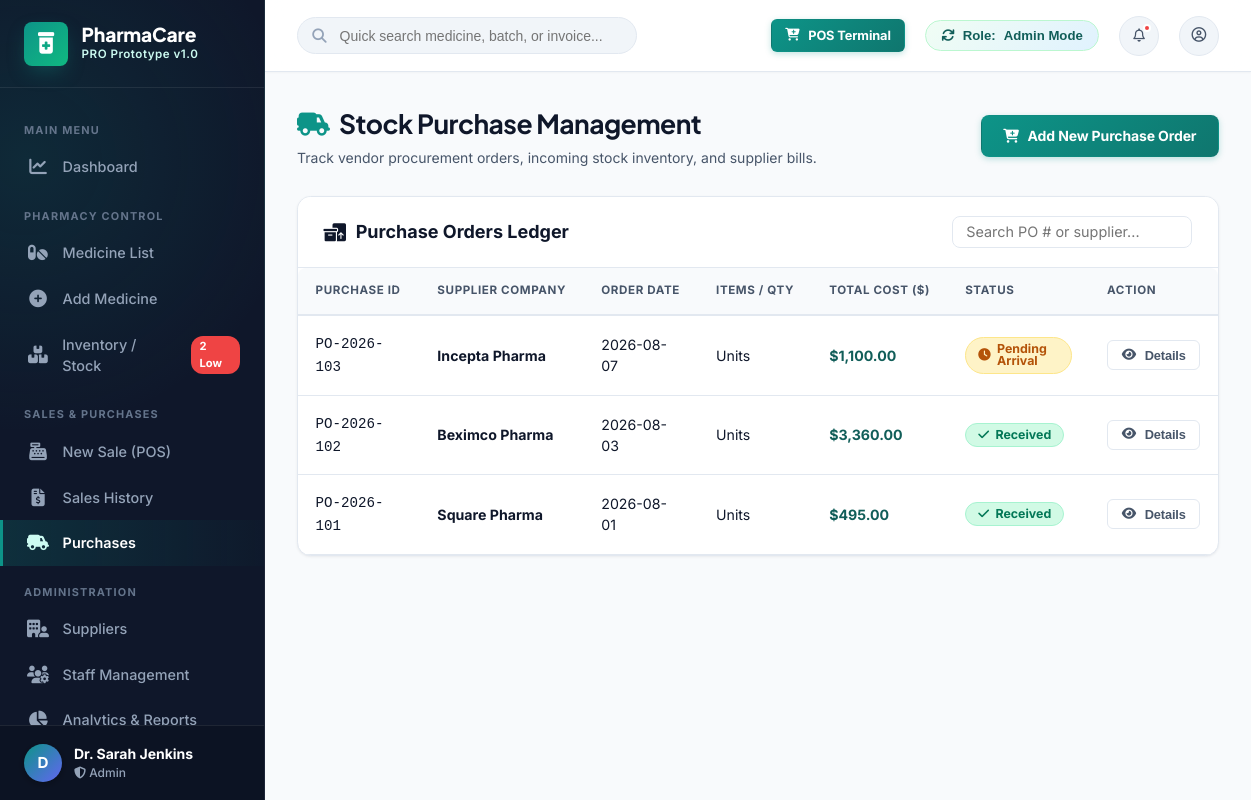
Page /purchases/purchase_list.php on the committed database.
### tables this page shows
CREATE TABLE `purchases` (
  `id` INT AUTO_INCREMENT PRIMARY KEY,
  `purchase_no` VARCHAR(50) NOT NULL UNIQUE,
  `supplier_id` INT NOT NULL,
  `purchase_date` DATE NOT NULL,
  `total_amount` DECIMAL(10,2) NOT NULL,
  `status` ENUM('Received', 'Pending', 'Cancelled') DEFAULT 'Received',
  FOREIGN KEY (`supplier_id`) REFERENCES `suppliers`(`id`)
);

CREATE TABLE `suppliers` (
  `id` INT AUTO_INCREMENT PRIMARY KEY,
  `supplier_name` VARCHAR(100) NOT NULL,
  `company_name` VARCHAR(100) NOT NULL,
  `phone` VARCHAR(20) NOT NULL,
  `email` VARCHAR(100) NOT NULL,
  `address` TEXT,
  `status` ENUM('Active', 'Inactive') DEFAULT 'Active'
);

### includes/db_helper.php (called while the page is built, shortened)
<?php
function get_all_purchases() {
    $pdo = getDBConnection();
    if ($pdo) {
        try {
            $stmt = $pdo->query("
                SELECT p.*, s.company_name as supplier_name
                FROM purchases p
                LEFT JOIN suppliers s ON p.supplier_id = s.id
                ORDER BY p.id DESC
            ");
            $rows = $stmt->fetchAll();
            if (!empty($rows)) return $rows;
        } catch (Exception $e) {}
    }
    return [
        ['id' => 1, 'purchase_no' => 'PO-2026-101', 'supplier_name' => 'Square Pharma', 'purchase_date' => '2026-08-01', 'total_items' => 450, 'total_amount' => 495.00, 'status' => 'Received'],
        ['id' => 2, 'purchase_no' => 'PO-2026-102', 'supplier_name' => 'Beximco Pharma', 'purchase_date' => '2026-08-03', 'total_items' => 120, 'total_amount' => 3360.00, 'status' => 'Received'],
        ['id' => 3, 'purchase_no' => 'PO-2026-103', 'supplier_name' => 'Incepta Pharma', 'purchase_date' => '2026-08-07', 'total_items' => 10, 'total_amount' => 1100.00, 'status' => 'Pending']
    ];
}
?>

### purchases/purchase_list.php (the view, shortened to what this page needs)
<?php
require_once __DIR__ . '/../includes/header.php';
require_once __DIR__ . '/../includes/sidebar.php';
$purchases = get_all_purchases();
?>
<div class="main-wrapper">
    <?php require_once __DIR__ . '/../includes/navbar.php'; ?>
    <div class="content-body">
        <div class="page-header">
            <div class="page-title">
                <h1><i class="fa-solid fa-truck-field" style="color:var(--primary);"></i> Stock Purchase Management</h1>
                <p>Track vendor procurement orders, incoming stock inventory, and supplier bills.</p>
            </div>
            <div class="page-actions">
                <a href="add_purchase.php" class="btn btn-primary">
                    <i class="fa-solid fa-cart-plus"></i> Add New Purchase Order
                </a>
            </div>
        </div>
        <div class="card">
            <div class="card-header">
                <div class="card-title">
                    <i class="fa-solid fa-boxes-packing"></i> Purchase Orders Ledger
                </div>
                <div style="display:flex; gap:0.75rem;">
                    <input type="text" id="purchaseSearchInput" class="form-control" style="width:240px; padding:0.4rem 0.8rem;" placeholder="Search PO # or supplier..." onkeyup="filterTable('purchaseSearchInput', 'purchaseTable')">
                </div>
            </div>
            <div class="card-body" style="padding:0;">
                <div class="table-responsive">
                    <table class="table" id="purchaseTable">
                        <thead>
                            <tr>
                                <th>Purchase ID</th>
                                <th>Supplier Company</th>
                                <th>Order Date</th>
                                <th>Items / Qty</th>
                                <th>Total Cost ($)</th>
                                <th>Status</th>
                                <th>Action</th>
                            </tr>
                        </thead>
                        <tbody>
                            <?php foreach ($purchases as $p): ?>
                            <tr>
                                <td><code><?php echo htmlspecialchars($p['purchase_no']); ?></code></td>
                                <td><strong><?php echo htmlspecialchars($p['supplier_name']); ?></strong></td>
                                <td><?php echo $p['purchase_date']; ?></td>
                                <td><?php echo $p['total_items']; ?> Units</td>
                                <td><strong style="color:var(--primary-dark);">$<?php echo number_format($p['total_amount'], 2); ?></strong></td>
                                <td>
                                    <?php if ($p['status'] === 'Received'): ?>
                                        <span class="badge badge-in-stock"><i class="fa-solid fa-check"></i> Received</span>
                                    <?php else: ?>
                                        <span class="badge badge-low-stock"><i class="fa-solid fa-clock"></i> Pending Arrival</span>
                                    <?php endif; ?>
                                </td>
                                <td>
                                    <button class="btn btn-sm btn-outline" onclick="openPurchaseDetailsModal('<?php echo htmlspecialchars($p['purchase_no']); ?>', '<?php echo htmlspecialchars($p['supplier_name']); ?>', '<?php echo number_format($p['total_amount'], 2); ?>')">
                                        <i class="fa-solid fa-eye"></i> Details
                                    </button>
                                </td>
                            </tr>
                            <?php endforeach; ?>
                        </tbody>
                    </table>
                </div>
            </div>
        </div>
    </div>
</div>
<?php require_once __DIR__ . '/../includes/footer.php'; ?>

### rows in the picture
purchases: purchase_no "PO-2026-103", supplier.company_name "Incepta Pharma", purchase_date "2026-08-07", total_amount "1,100.00", status "Pending" (drawn)
purchases: purchase_no "PO-2026-102", supplier.company_name "Beximco Pharma", purchase_date "2026-08-03", total_amount "3,360.00", status "Received" (drawn)
purchases: purchase_no "PO-2026-101", supplier.company_name "Square Pharma", purchase_date "2026-08-01", total_amount "495.00", status "Received" (drawn)

### other values in the picture
substr($_SESSION['user_name'] ?? 'Admin', 0, 1) "D"
$_SESSION['user_name'] "Dr. Sarah Jenkins"
$role "Admin"
